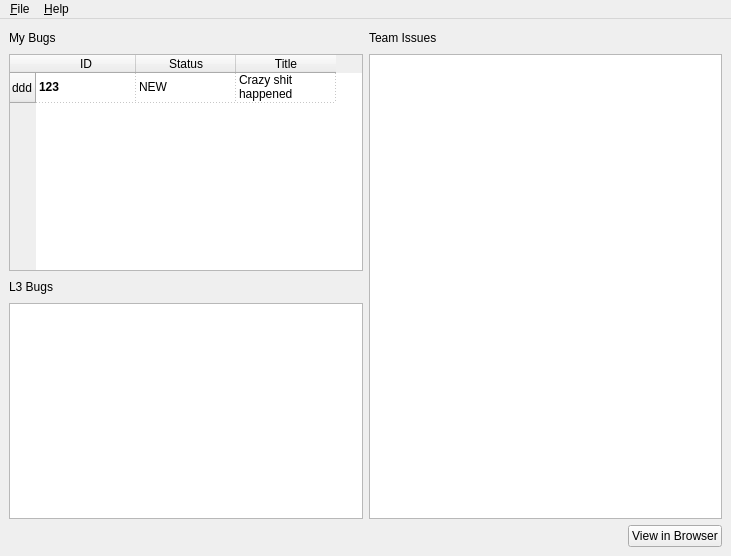
<?xml version="1.0" encoding="UTF-8"?>
<ui version="4.0">
 <class>MainWindow</class>
 <widget class="QMainWindow" name="MainWindow">
  <property name="geometry">
   <rect>
    <x>0</x>
    <y>0</y>
    <width>731</width>
    <height>556</height>
   </rect>
  </property>
  <property name="windowTitle">
   <string>MainWindow</string>
  </property>
  <widget class="QWidget" name="centralwidget">
   <property name="enabled">
    <bool>true</bool>
   </property>
   <property name="sizePolicy">
    <sizepolicy hsizetype="Fixed" vsizetype="Fixed">
     <horstretch>0</horstretch>
     <verstretch>0</verstretch>
    </sizepolicy>
   </property>
   <layout class="QVBoxLayout" name="verticalLayout_5">
    <item>
     <layout class="QHBoxLayout" name="horizontalLayout_5">
      <item>
       <layout class="QVBoxLayout" name="verticalLayout_4">
        <item>
         <layout class="QVBoxLayout" name="verticalLayout">
          <item>
           <layout class="QHBoxLayout" name="horizontalLayout_3">
            <item>
             <widget class="QLabel" name="self_bugs_label">
              <property name="text">
               <string>My Bugs</string>
              </property>
             </widget>
            </item>
            <item>
             <spacer name="horizontalSpacer_2">
              <property name="orientation">
               <enum>Qt::Horizontal</enum>
              </property>
              <property name="sizeHint" stdset="0">
               <size>
                <width>40</width>
                <height>20</height>
               </size>
              </property>
             </spacer>
            </item>
           </layout>
          </item>
          <item>
           <widget class="QTableWidget" name="my_bugs_table">
            <property name="alternatingRowColors">
             <bool>true</bool>
            </property>
            <property name="selectionMode">
             <enum>QAbstractItemView::SingleSelection</enum>
            </property>
            <property name="selectionBehavior">
             <enum>QAbstractItemView::SelectRows</enum>
            </property>
            <property name="showGrid">
             <bool>true</bool>
            </property>
            <property name="gridStyle">
             <enum>Qt::DotLine</enum>
            </property>
            <property name="sortingEnabled">
             <bool>true</bool>
            </property>
            <row>
             <property name="text">
              <string>ddd</string>
             </property>
            </row>
            <column>
             <property name="text">
              <string>ID</string>
             </property>
            </column>
            <column>
             <property name="text">
              <string>Status</string>
             </property>
            </column>
            <column>
             <property name="text">
              <string>Title</string>
             </property>
             <property name="font">
              <font>
               <stylestrategy>PreferDefault</stylestrategy>
              </font>
             </property>
             <property name="foreground">
              <brush brushstyle="NoBrush">
               <color alpha="255">
                <red>0</red>
                <green>0</green>
                <blue>0</blue>
               </color>
              </brush>
             </property>
            </column>
            <item row="0" column="0">
             <property name="text">
              <string>123</string>
             </property>
             <property name="font">
              <font>
               <weight>75</weight>
               <bold>true</bold>
              </font>
             </property>
            </item>
            <item row="0" column="1">
             <property name="text">
              <string>NEW</string>
             </property>
            </item>
            <item row="0" column="2">
             <property name="text">
              <string>Crazy shit happened</string>
             </property>
            </item>
           </widget>
          </item>
         </layout>
        </item>
        <item>
         <layout class="QVBoxLayout" name="verticalLayout_3">
          <item>
           <layout class="QHBoxLayout" name="horizontalLayout_4">
            <item>
             <widget class="QLabel" name="l3_bugs">
              <property name="text">
               <string>L3 Bugs</string>
              </property>
             </widget>
            </item>
            <item>
             <spacer name="horizontalSpacer_4">
              <property name="orientation">
               <enum>Qt::Horizontal</enum>
              </property>
              <property name="sizeHint" stdset="0">
               <size>
                <width>40</width>
                <height>20</height>
               </size>
              </property>
             </spacer>
            </item>
           </layout>
          </item>
          <item>
           <widget class="QTableView" name="l3_bugs_table"/>
          </item>
         </layout>
        </item>
       </layout>
      </item>
      <item>
       <layout class="QVBoxLayout" name="verticalLayout_2">
        <item>
         <layout class="QHBoxLayout" name="horizontalLayout_2">
          <item>
           <widget class="QLabel" name="common_bugs">
            <property name="text">
             <string>Team Issues</string>
            </property>
           </widget>
          </item>
          <item>
           <spacer name="horizontalSpacer_3">
            <property name="orientation">
             <enum>Qt::Horizontal</enum>
            </property>
            <property name="sizeHint" stdset="0">
             <size>
              <width>40</width>
              <height>20</height>
             </size>
            </property>
           </spacer>
          </item>
         </layout>
        </item>
        <item>
         <widget class="QTableView" name="common_bugs_table"/>
        </item>
       </layout>
      </item>
     </layout>
    </item>
    <item>
     <layout class="QHBoxLayout" name="horizontalLayout">
      <item>
       <spacer name="horizontalSpacer">
        <property name="orientation">
         <enum>Qt::Horizontal</enum>
        </property>
        <property name="sizeHint" stdset="0">
         <size>
          <width>40</width>
          <height>20</height>
         </size>
        </property>
       </spacer>
      </item>
      <item>
       <widget class="QPushButton" name="pushButton">
        <property name="text">
         <string>View in Browser</string>
        </property>
       </widget>
      </item>
     </layout>
    </item>
   </layout>
  </widget>
  <widget class="QMenuBar" name="menuBar">
   <property name="geometry">
    <rect>
     <x>0</x>
     <y>0</y>
     <width>731</width>
     <height>25</height>
    </rect>
   </property>
   <widget class="QMenu" name="menu_File">
    <property name="title">
     <string>&amp;File</string>
    </property>
    <addaction name="action_Settings"/>
    <addaction name="separator"/>
    <addaction name="actionE_xit"/>
   </widget>
   <widget class="QMenu" name="menu_Help">
    <property name="title">
     <string>&amp;Help</string>
    </property>
    <addaction name="action_About"/>
   </widget>
   <addaction name="menu_File"/>
   <addaction name="menu_Help"/>
  </widget>
  <action name="actionE_xit">
   <property name="text">
    <string>E&amp;xit</string>
   </property>
  </action>
  <action name="action_About">
   <property name="text">
    <string>&amp;About</string>
   </property>
  </action>
  <action name="action_Settings">
   <property name="text">
    <string>&amp;Settings</string>
   </property>
  </action>
 </widget>
 <resources/>
 <connections>
  <connection>
   <sender>my_bugs_table</sender>
   <signal>itemDoubleClicked(QTableWidgetItem*)</signal>
   <receiver>MainWindow</receiver>
   <slot>double_clicked()</slot>
   <hints>
    <hint type="sourcelabel">
     <x>198</x>
     <y>121</y>
    </hint>
    <hint type="destinationlabel">
     <x>240</x>
     <y>9</y>
    </hint>
   </hints>
  </connection>
  <connection>
   <sender>pushButton</sender>
   <signal>clicked()</signal>
   <receiver>MainWindow</receiver>
   <slot>open_in_browser()</slot>
   <hints>
    <hint type="sourcelabel">
     <x>644</x>
     <y>527</y>
    </hint>
    <hint type="destinationlabel">
     <x>547</x>
     <y>523</y>
    </hint>
   </hints>
  </connection>
  <connection>
   <sender>actionE_xit</sender>
   <signal>activated()</signal>
   <receiver>MainWindow</receiver>
   <slot>close()</slot>
   <hints>
    <hint type="sourcelabel">
     <x>-1</x>
     <y>-1</y>
    </hint>
    <hint type="destinationlabel">
     <x>365</x>
     <y>277</y>
    </hint>
   </hints>
  </connection>
 </connections>
 <slots>
  <slot>double_clicked()</slot>
  <slot>open_in_browser()</slot>
 </slots>
</ui>
